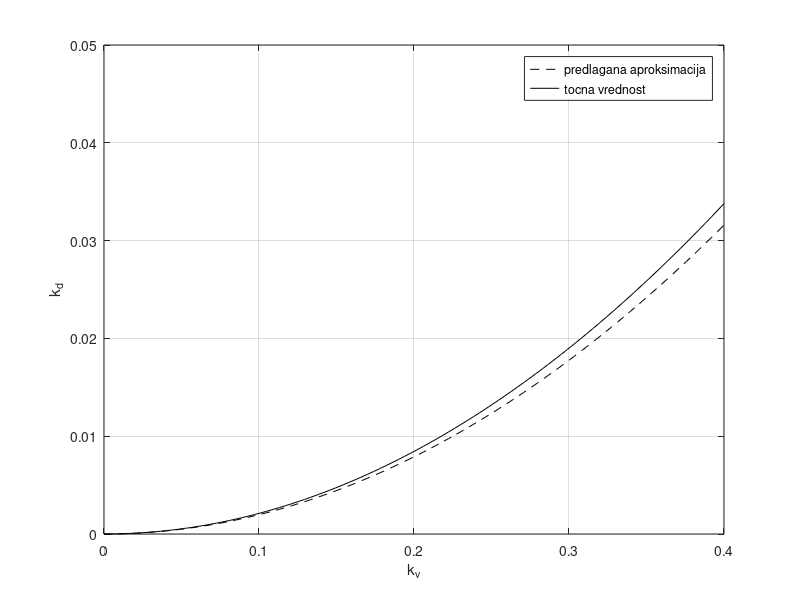

The MATLAB script that drew this image:
% krozni pogoj
% enostranska kontrola
% racunanje parametrov kd in kv, za katere je metoda stabilna
% za vsak kv izracunamo maksimalen kd za negativni realni del lastnih
% vrednosti

n = 10;
kv_span = linspace(0,0.4);

% aproksimacija za velike n
f = @(kv) kv.^2.*2.*pi.^2./n.^2;

% tocna vrednost
g = @(kv) 2.*kv.^2.*sin(pi/n).^2./(1-sin(pi/n).^2);

plot(kv_span, f(kv_span),'black--');
axis([0 0.4 0 0.05])
grid on
hold on

plot(kv_span, g(kv_span),'black');

legend('predlagana aproksimacija', 'tocna vrednost')
xlabel('k_v')
ylabel('k_d')